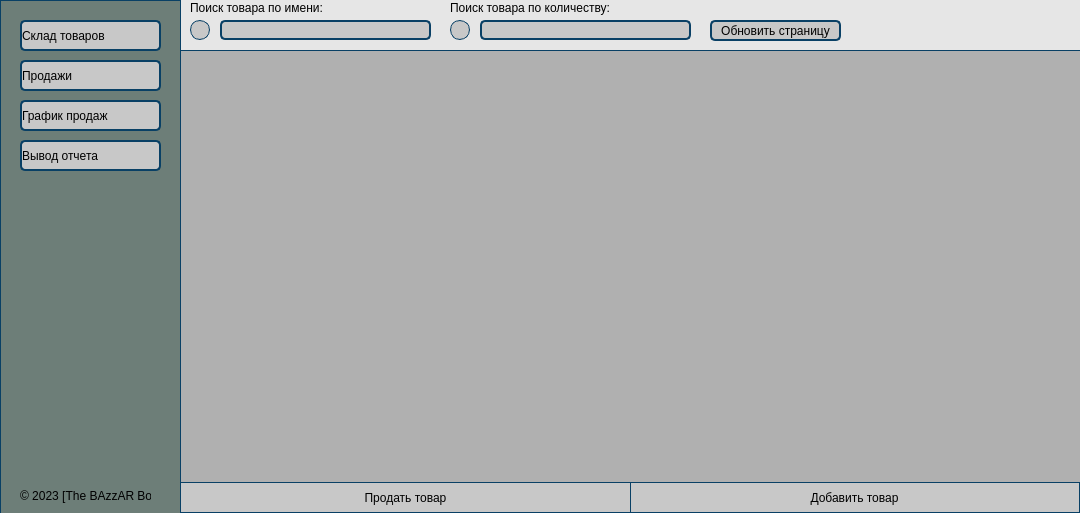
<?xml version="1.0" encoding="UTF-8"?>
<ui version="4.0">
 <class>Form</class>
 <widget class="QWidget" name="Form">
  <property name="geometry">
   <rect>
    <x>0</x>
    <y>0</y>
    <width>1080</width>
    <height>513</height>
   </rect>
  </property>
  <property name="windowTitle">
   <string>The Bazaar Box</string>
  </property>
  <widget class="QLabel" name="label">
   <property name="geometry">
    <rect>
     <x>0</x>
     <y>0</y>
     <width>181</width>
     <height>521</height>
    </rect>
   </property>
   <property name="styleSheet">
    <string notr="true">QLabel{
color: black;
                       background-color:rgb(109, 126, 120);

   
border-radius: 0px;                     /* &lt;----  20px  */ 
border: 1px solid #094065;
}
</string>
   </property>
   <property name="text">
    <string/>
   </property>
   <property name="scaledContents">
    <bool>false</bool>
   </property>
  </widget>
  <widget class="QTableView" name="tableView">
   <property name="geometry">
    <rect>
     <x>180</x>
     <y>50</y>
     <width>901</width>
     <height>433</height>
    </rect>
   </property>
   <property name="styleSheet">
    <string notr="true">QTableView{
color: black;
                       background-color: rgb(176, 176, 176);

   
border-radius: 0px;                     /* &lt;----  20px  */ 
border: 1px solid #094065;
}
</string>
   </property>
  </widget>
  <widget class="QPushButton" name="pushButton">
   <property name="geometry">
    <rect>
     <x>20</x>
     <y>20</y>
     <width>141</width>
     <height>31</height>
    </rect>
   </property>
   <property name="styleSheet">
    <string notr="true">QPushButton{color: black;
                       background-color:rgb(200,200,200);   
border-radius: 5px;                     /* &lt;----  20px  */ 
border: 2px solid #094065;
text-align : left;
                                      
}
QPushButton:hover {
 background:rgb(202, 219, 255);
transition: 1s;
}
</string>
   </property>
   <property name="text">
    <string>Склад товаров</string>
   </property>
   <property name="icon">
    <iconset>
     <normaloff>../icons/storage_FILL0_wght400_GRAD0_opsz48.svg</normaloff>../icons/storage_FILL0_wght400_GRAD0_opsz48.svg</iconset>
   </property>
  </widget>
  <widget class="QPushButton" name="pushButton_2">
   <property name="geometry">
    <rect>
     <x>20</x>
     <y>60</y>
     <width>141</width>
     <height>31</height>
    </rect>
   </property>
   <property name="styleSheet">
    <string notr="true">QPushButton{color: black;
                       background-color:rgb(200,200,200);   
border-radius: 5px;                     /* &lt;----  20px  */ 
border: 2px solid #094065;
text-align : left;                                      
}
QPushButton:hover {
 background:rgb(202, 219, 255);
transition: 1s;
}
</string>
   </property>
   <property name="text">
    <string>Продажи</string>
   </property>
   <property name="icon">
    <iconset>
     <normaloff>../icons/point_of_sale_FILL0_wght400_GRAD0_opsz48.svg</normaloff>../icons/point_of_sale_FILL0_wght400_GRAD0_opsz48.svg</iconset>
   </property>
  </widget>
  <widget class="QPushButton" name="pushButton_3">
   <property name="geometry">
    <rect>
     <x>20</x>
     <y>100</y>
     <width>141</width>
     <height>31</height>
    </rect>
   </property>
   <property name="styleSheet">
    <string notr="true">QPushButton{color: black;
                       background-color:rgb(200,200,200);   
border-radius: 5px;                     /* &lt;----  20px  */ 
border: 2px solid #094065;
text-align : left;                                      
}
QPushButton:hover {
 background:rgb(202, 219, 255);
transition: 1s;
}
</string>
   </property>
   <property name="text">
    <string>График продаж</string>
   </property>
   <property name="icon">
    <iconset>
     <normaloff>../icons/monitoring_FILL0_wght400_GRAD0_opsz48.svg</normaloff>../icons/monitoring_FILL0_wght400_GRAD0_opsz48.svg</iconset>
   </property>
  </widget>
  <widget class="QPushButton" name="pushButton_4">
   <property name="geometry">
    <rect>
     <x>20</x>
     <y>140</y>
     <width>141</width>
     <height>31</height>
    </rect>
   </property>
   <property name="styleSheet">
    <string notr="true">QPushButton{color: black;
                       background-color:rgb(200,200,200);   
border-radius: 5px;                     /* &lt;----  20px  */ 
border: 2px solid #094065;
text-align : left;                                      
}
QPushButton:hover {
 background:rgb(202, 219, 255);
transition: 1s;
}
</string>
   </property>
   <property name="text">
    <string>Вывод отчета</string>
   </property>
   <property name="icon">
    <iconset>
     <normaloff>../icons/print_FILL0_wght400_GRAD0_opsz48.svg</normaloff>../icons/print_FILL0_wght400_GRAD0_opsz48.svg</iconset>
   </property>
  </widget>
  <widget class="QPushButton" name="pushButton_5">
   <property name="geometry">
    <rect>
     <x>629</x>
     <y>482</y>
     <width>451</width>
     <height>31</height>
    </rect>
   </property>
   <property name="styleSheet">
    <string notr="true">QPushButton{color: black;
                       background-color:rgb(200,200,200);   
                  /* &lt;----  20px  */ 
                /* &lt;----  20px  */ 
border: 1px solid #094065;
text-align : center;                                      
}
QPushButton:hover {
 background:rgb(202, 219, 255);
transition: 1s;
}
</string>
   </property>
   <property name="text">
    <string>Добавить товар</string>
   </property>
   <property name="icon">
    <iconset>
     <normaloff>../icons/add_FILL0_wght400_GRAD0_opsz48.svg</normaloff>../icons/add_FILL0_wght400_GRAD0_opsz48.svg</iconset>
   </property>
  </widget>
  <widget class="QPushButton" name="pushButton_6">
   <property name="geometry">
    <rect>
     <x>180</x>
     <y>482</y>
     <width>451</width>
     <height>31</height>
    </rect>
   </property>
   <property name="styleSheet">
    <string notr="true">QPushButton{color: black;
                       background-color:rgb(200,200,200);   
                  /* &lt;----  20px  */ 
                /* &lt;----  20px  */ 
border: 1px solid #094065;
text-align : center;                                      
}
QPushButton:hover {
 background:rgb(202, 219, 255);
transition: 1s;
}
</string>
   </property>
   <property name="text">
    <string>Продать товар</string>
   </property>
   <property name="icon">
    <iconset>
     <normaloff>../icons/shopping_bag_FILL0_wght400_GRAD0_opsz48.svg</normaloff>../icons/shopping_bag_FILL0_wght400_GRAD0_opsz48.svg</iconset>
   </property>
  </widget>
  <widget class="QLineEdit" name="lineEdit">
   <property name="geometry">
    <rect>
     <x>220</x>
     <y>20</y>
     <width>211</width>
     <height>20</height>
    </rect>
   </property>
   <property name="styleSheet">
    <string notr="true">
QLineEdit {
color: black;
                       background-color:rgb(200, 200, 200);   
border-radius: 5px;                    
border: 2px solid #094065;
}</string>
   </property>
  </widget>
  <widget class="QLabel" name="label_3">
   <property name="geometry">
    <rect>
     <x>176</x>
     <y>-1</y>
     <width>911</width>
     <height>51</height>
    </rect>
   </property>
   <property name="styleSheet">
    <string notr="true">background-color: rgb(230, 230, 230);</string>
   </property>
   <property name="text">
    <string/>
   </property>
  </widget>
  <widget class="QLabel" name="label_4">
   <property name="geometry">
    <rect>
     <x>190</x>
     <y>0</y>
     <width>141</width>
     <height>16</height>
    </rect>
   </property>
   <property name="text">
    <string>Поиск товара по имени:</string>
   </property>
  </widget>
  <widget class="QPushButton" name="pushButton_7">
   <property name="geometry">
    <rect>
     <x>190</x>
     <y>20</y>
     <width>20</width>
     <height>20</height>
    </rect>
   </property>
   <property name="styleSheet">
    <string notr="true">QPushButton{color: black;
                       background-color:rgb(200,200,200);   
border-radius: 10px;                     /* &lt;----  20px  */ 
border: 1px solid #094065;
                                      
}
QPushButton:hover {
 background:rgb(202, 219, 255);
transition: 1s;
}
</string>
   </property>
   <property name="text">
    <string/>
   </property>
   <property name="icon">
    <iconset>
     <normaloff>../icons/search_FILL0_wght400_GRAD0_opsz48.svg</normaloff>../icons/search_FILL0_wght400_GRAD0_opsz48.svg</iconset>
   </property>
  </widget>
  <widget class="QLabel" name="label_5">
   <property name="geometry">
    <rect>
     <x>450</x>
     <y>0</y>
     <width>161</width>
     <height>16</height>
    </rect>
   </property>
   <property name="text">
    <string>Поиск товара по количеству:</string>
   </property>
  </widget>
  <widget class="QLineEdit" name="lineEdit_2">
   <property name="geometry">
    <rect>
     <x>480</x>
     <y>20</y>
     <width>211</width>
     <height>20</height>
    </rect>
   </property>
   <property name="styleSheet">
    <string notr="true">
QLineEdit {
color: black;
                       background-color:rgb(200, 200, 200);   
border-radius: 5px;                    
border: 2px solid #094065;
}</string>
   </property>
  </widget>
  <widget class="QPushButton" name="pushButton_8">
   <property name="geometry">
    <rect>
     <x>450</x>
     <y>20</y>
     <width>20</width>
     <height>20</height>
    </rect>
   </property>
   <property name="styleSheet">
    <string notr="true">QPushButton{color: black;
                       background-color:rgb(200,200,200);   
border-radius: 10px;                     /* &lt;----  20px  */ 
border: 1px solid #094065;
                                      
}
QPushButton:hover {
 background:rgb(202, 219, 255);
transition: 1s;
}
</string>
   </property>
   <property name="text">
    <string/>
   </property>
   <property name="icon">
    <iconset>
     <normaloff>../icons/search_FILL0_wght400_GRAD0_opsz48.svg</normaloff>../icons/search_FILL0_wght400_GRAD0_opsz48.svg</iconset>
   </property>
  </widget>
  <widget class="QLabel" name="label_6">
   <property name="geometry">
    <rect>
     <x>20</x>
     <y>480</y>
     <width>131</width>
     <height>31</height>
    </rect>
   </property>
   <property name="text">
    <string>© 2023 [The BAzzAR Box]</string>
   </property>
  </widget>
  <widget class="QPushButton" name="pushButton_10">
   <property name="geometry">
    <rect>
     <x>710</x>
     <y>20</y>
     <width>131</width>
     <height>21</height>
    </rect>
   </property>
   <property name="styleSheet">
    <string notr="true">
QPushButton {
color: black;
                       background-color:rgb(200, 200, 200);   
border-radius: 5px;                    
border: 2px solid #094065;
}</string>
   </property>
   <property name="text">
    <string>Обновить страницу</string>
   </property>
   <property name="icon">
    <iconset>
     <normaloff>../icons/update_FILL0_wght400_GRAD0_opsz48.svg</normaloff>../icons/update_FILL0_wght400_GRAD0_opsz48.svg</iconset>
   </property>
  </widget>
  <zorder>tableView</zorder>
  <zorder>label_3</zorder>
  <zorder>label</zorder>
  <zorder>lineEdit</zorder>
  <zorder>pushButton</zorder>
  <zorder>pushButton_4</zorder>
  <zorder>pushButton_5</zorder>
  <zorder>pushButton_6</zorder>
  <zorder>pushButton_3</zorder>
  <zorder>pushButton_2</zorder>
  <zorder>label_4</zorder>
  <zorder>pushButton_7</zorder>
  <zorder>label_5</zorder>
  <zorder>lineEdit_2</zorder>
  <zorder>pushButton_8</zorder>
  <zorder>label_6</zorder>
  <zorder>pushButton_10</zorder>
 </widget>
 <resources/>
 <connections/>
</ui>
